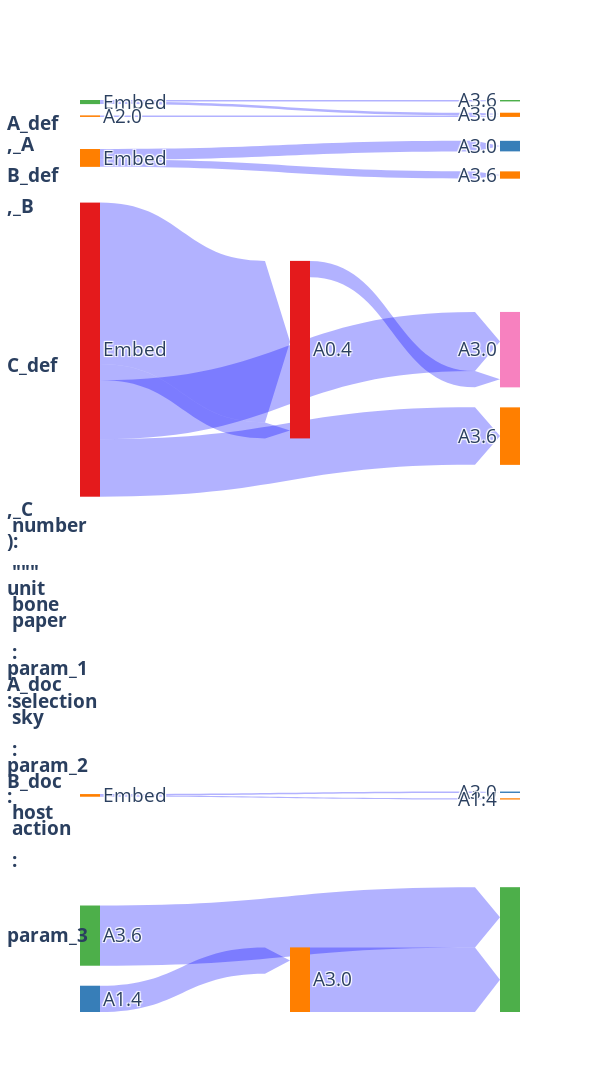

The notebook cell this image was saved under:
### Code cell
fig = draw_seq_graph(
    model=task.model,
    prune_scores=circuit_prune_scores,
    score_threshold=threshold,
    show_all_seq_pos=True,
    orientation="h",
    use_abs=conf.use_abs,
    display_ipython=is_notebook(),
    seq_labels=task.test_loader.seq_labels,
)
fig.write_image(repo_path_to_abs_path(exp_dir / "valid_edge_graph.png"))

### Figure 1 — Plotly figure (JSON) as saved in the notebook; plotly's stock layout.template omitted (floating-point values rounded to 4 significant figures)
{"data": [{"arrangement": "perpendicular", "domain": {"y": [0.9814, 1.0]}, "link": {"arrowlen": 25, "color": ["rgba(0,0,255,0.3)", "rgba(0,0,255,0.3)", "rgba(0,0,255,0.3)"], "label": ["Resid Start->A3.0.K<br>None<br>6.24", "A2.0->A3.0.K<br>None<br>3.57", "Resid Start->A3.6.K<br>None<br>3.33"], "source": [21, 25, 21], "target": [19, 19, 9], "value": [6.236, 3.569, 3.328]}, "node": {"color": ["rgba(0,0,0,0.0)", "rgba(0,0,0,0.0)", "rgba(0,0,0,0.0)", "rgba(0,0,0,0.0)", "rgba(0,0,0,0.0)", "rgba(0,0,0,0.0)", "rgba(0,0,0,0.0)", "rgba(0,0,0,0.0)", "rgba(0,0,0,0.0)", "rgb(77, 175, 74)", "rgba(0,0,0,0.0)", "rgba(0,0,0,0.0)", "rgba(0,0,0,0.0)", "rgba(0,0,0,0.0)", "rgba(0,0,0,0.0)", "rgba(0,0,0,0.0)", "rgba(0,0,0,0.0)", "rgba(0,0,0,0.0)", "rgba(0,0,0,0.0)", "rgb(255, 127, 0)", "rgba(0,0,0,0.0)", "rgb(77, 175, 74)", "rgba(0,0,0,0.0)", "rgba(0,0,0,0.0)", "rgba(0,0,0,0.0)", "rgb(255, 127, 0)", "rgba(0,0,0,0.0)", "rgba(0,0,0,0.0)", "rgba(0,0,0,0.0)", "rgba(0,0,0,0.0)", "rgba(0,0,0,0.0)", "rgba(0,0,0,0.0)", "rgba(0,0,0,0.0)", "rgba(0,0,0,0.0)"], "label": ["", "", "", "", "", "", "", "", "", "A3.6", "", "", "", "", "", "", "", "", "", "A3.0", "", "Embed", "", "", "", "A2.0", "", "", "", "", "", "", "", ""], "line": {"width": 0}}, "orientation": "h", "type": "sankey"}, {"arrangement": "perpendicular", "domain": {"y": [0.964, 0.9727]}, "link": {"arrowlen": 25, "color": [], "label": [], "source": [], "target": [], "value": []}, "node": {"color": ["rgba(0,0,0,0.0)", "rgba(0,0,0,0.0)", "rgba(0,0,0,0.0)", "rgba(0,0,0,0.0)", "rgba(0,0,0,0.0)", "rgba(0,0,0,0.0)", "rgba(0,0,0,0.0)", "rgba(0,0,0,0.0)", "rgba(0,0,0,0.0)", "rgba(0,0,0,0.0)", "rgba(0,0,0,0.0)", "rgba(0,0,0,0.0)", "rgba(0,0,0,0.0)", "rgba(0,0,0,0.0)", "rgba(0,0,0,0.0)", "rgba(0,0,0,0.0)", "rgba(0,0,0,0.0)", "rgba(0,0,0,0.0)", "rgba(0,0,0,0.0)", "rgba(0,0,0,0.0)", "rgba(0,0,0,0.0)", "rgba(0,0,0,0.0)", "rgba(0,0,0,0.0)", "rgba(0,0,0,0.0)", "rgba(0,0,0,0.0)", "rgba(0,0,0,0.0)", "rgba(0,0,0,0.0)", "rgba(0,0,0,0.0)", "rgba(0,0,0,0.0)", "rgba(0,0,0,0.0)", "rgba(0,0,0,0.0)", "rgba(0,0,0,0.0)", "rgba(0,0,0,0.0)", "rgba(0,0,0,0.0)"], "label": ["", "", "", "", "", "", "", "", "", "", "", "", "", "", "", "", "", "", "", "", "", "", "", "", "", "", "", "", "", "", "", "", "", ""], "line": {"width": 0}}, "orientation": "h", "type": "sankey"}, {"arrangement": "perpendicular", "domain": {"y": [0.9137, 0.9552]}, "link": {"arrowlen": 25, "color": ["rgba(0,0,255,0.3)", "rgba(0,0,255,0.3)"], "label": ["Resid Start->A3.0.K<br>None<br>8.09", "Resid Start->A3.6.K<br>None<br>5.61"], "source": [21, 21], "target": [19, 9], "value": [8.094, 5.608]}, "node": {"color": ["rgba(0,0,0,0.0)", "rgba(0,0,0,0.0)", "rgba(0,0,0,0.0)", "rgba(0,0,0,0.0)", "rgba(0,0,0,0.0)", "rgba(0,0,0,0.0)", "rgba(0,0,0,0.0)", "rgba(0,0,0,0.0)", "rgba(0,0,0,0.0)", "rgb(255, 127, 0)", "rgba(0,0,0,0.0)", "rgba(0,0,0,0.0)", "rgba(0,0,0,0.0)", "rgba(0,0,0,0.0)", "rgba(0,0,0,0.0)", "rgba(0,0,0,0.0)", "rgba(0,0,0,0.0)", "rgba(0,0,0,0.0)", "rgba(0,0,0,0.0)", "rgb(55, 126, 184)", "rgba(0,0,0,0.0)", "rgb(255, 127, 0)", "rgba(0,0,0,0.0)", "rgba(0,0,0,0.0)", "rgba(0,0,0,0.0)", "rgba(0,0,0,0.0)", "rgba(0,0,0,0.0)", "rgba(0,0,0,0.0)", "rgba(0,0,0,0.0)", "rgba(0,0,0,0.0)", "rgba(0,0,0,0.0)", "rgba(0,0,0,0.0)", "rgba(0,0,0,0.0)", "rgba(0,0,0,0.0)"], "label": ["", "", "", "", "", "", "", "", "", "A3.6", "", "", "", "", "", "", "", "", "", "A3.0", "", "Embed", "", "", "", "", "", "", "", "", "", "", "", ""], "line": {"width": 0}}, "orientation": "h", "type": "sankey"}, {"arrangement": "perpendicular", "domain": {"y": [0.8962, 0.905]}, "link": {"arrowlen": 25, "color": [], "label": [], "source": [], "target": [], "value": []}, "node": {"color": ["rgba(0,0,0,0.0)", "rgba(0,0,0,0.0)", "rgba(0,0,0,0.0)", "rgba(0,0,0,0.0)", "rgba(0,0,0,0.0)", "rgba(0,0,0,0.0)", "rgba(0,0,0,0.0)", "rgba(0,0,0,0.0)", "rgba(0,0,0,0.0)", "rgba(0,0,0,0.0)", "rgba(0,0,0,0.0)", "rgba(0,0,0,0.0)", "rgba(0,0,0,0.0)", "rgba(0,0,0,0.0)", "rgba(0,0,0,0.0)", "rgba(0,0,0,0.0)", "rgba(0,0,0,0.0)", "rgba(0,0,0,0.0)", "rgba(0,0,0,0.0)", "rgba(0,0,0,0.0)", "rgba(0,0,0,0.0)", "rgba(0,0,0,0.0)", "rgba(0,0,0,0.0)", "rgba(0,0,0,0.0)", "rgba(0,0,0,0.0)", "rgba(0,0,0,0.0)", "rgba(0,0,0,0.0)", "rgba(0,0,0,0.0)", "rgba(0,0,0,0.0)", "rgba(0,0,0,0.0)", "rgba(0,0,0,0.0)", "rgba(0,0,0,0.0)", "rgba(0,0,0,0.0)", "rgba(0,0,0,0.0)"], "label": ["", "", "", "", "", "", "", "", "", "", "", "", "", "", "", "", "", "", "", "", "", "", "", "", "", "", "", "", "", "", "", "", "", ""], "line": {"width": 0}}, "orientation": "h", "type": "sankey"}, {"arrangement": "perpendicular", "domain": {"y": [0.565, 0.8875]}, "link": {"arrowlen": 25, "color": ["rgba(0,0,255,0.3)", "rgba(0,0,255,0.3)", "rgba(0,0,255,0.3)", "rgba(0,0,255,0.3)", "rgba(0,0,255,0.3)"], "label": ["A0.4->A3.0.K<br>None<br>3.76", "Resid Start->A3.6.V<br>None<br>13.23", "Resid Start->A0.4.Q<br>None<br>37.13", "Resid Start->A3.0.V<br>None<br>13.58", "Resid Start->A0.4.V<br>None<br>3.68"], "source": [27, 21, 21, 21, 21], "target": [19, 9, 27, 19, 27], "value": [3.757, 13.23, 37.13, 13.58, 3.684]}, "node": {"color": ["rgba(0,0,0,0.0)", "rgba(0,0,0,0.0)", "rgba(0,0,0,0.0)", "rgba(0,0,0,0.0)", "rgba(0,0,0,0.0)", "rgba(0,0,0,0.0)", "rgba(0,0,0,0.0)", "rgba(0,0,0,0.0)", "rgba(0,0,0,0.0)", "rgb(255, 127, 0)", "rgba(0,0,0,0.0)", "rgba(0,0,0,0.0)", "rgba(0,0,0,0.0)", "rgba(0,0,0,0.0)", "rgba(0,0,0,0.0)", "rgba(0,0,0,0.0)", "rgba(0,0,0,0.0)", "rgba(0,0,0,0.0)", "rgba(0,0,0,0.0)", "rgb(247, 129, 191)", "rgba(0,0,0,0.0)", "rgb(228, 26, 28)", "rgba(0,0,0,0.0)", "rgba(0,0,0,0.0)", "rgba(0,0,0,0.0)", "rgba(0,0,0,0.0)", "rgba(0,0,0,0.0)", "rgb(228, 26, 28)", "rgba(0,0,0,0.0)", "rgba(0,0,0,0.0)", "rgba(0,0,0,0.0)", "rgba(0,0,0,0.0)", "rgba(0,0,0,0.0)", "rgba(0,0,0,0.0)"], "label": ["", "", "", "", "", "", "", "", "", "A3.6", "", "", "", "", "", "", "", "", "", "A3.0", "", "Embed", "", "", "", "", "", "A0.4", "", "", "", "", "", ""], "line": {"width": 0}}, "orientation": "h", "type": "sankey"}, {"arrangement": "perpendicular", "domain": {"y": [0.5475, 0.5563]}, "link": {"arrowlen": 25, "color": [], "label": [], "source": [], "target": [], "value": []}, "node": {"color": ["rgba(0,0,0,0.0)", "rgba(0,0,0,0.0)", "rgba(0,0,0,0.0)", "rgba(0,0,0,0.0)", "rgba(0,0,0,0.0)", "rgba(0,0,0,0.0)", "rgba(0,0,0,0.0)", "rgba(0,0,0,0.0)", "rgba(0,0,0,0.0)", "rgba(0,0,0,0.0)", "rgba(0,0,0,0.0)", "rgba(0,0,0,0.0)", "rgba(0,0,0,0.0)", "rgba(0,0,0,0.0)", "rgba(0,0,0,0.0)", "rgba(0,0,0,0.0)", "rgba(0,0,0,0.0)", "rgba(0,0,0,0.0)", "rgba(0,0,0,0.0)", "rgba(0,0,0,0.0)", "rgba(0,0,0,0.0)", "rgba(0,0,0,0.0)", "rgba(0,0,0,0.0)", "rgba(0,0,0,0.0)", "rgba(0,0,0,0.0)", "rgba(0,0,0,0.0)", "rgba(0,0,0,0.0)", "rgba(0,0,0,0.0)", "rgba(0,0,0,0.0)", "rgba(0,0,0,0.0)", "rgba(0,0,0,0.0)", "rgba(0,0,0,0.0)", "rgba(0,0,0,0.0)", "rgba(0,0,0,0.0)"], "label": ["", "", "", "", "", "", "", "", "", "", "", "", "", "", "", "", "", "", "", "", "", "", "", "", "", "", "", "", "", "", "", "", "", ""], "line": {"width": 0}}, "orientation": "h", "type": "sankey"}, {"arrangement": "perpendicular", "domain": {"y": [0.5301, 0.5388]}, "link": {"arrowlen": 25, "color": [], "label": [], "source": [], "target": [], "value": []}, "node": {"color": ["rgba(0,0,0,0.0)", "rgba(0,0,0,0.0)", "rgba(0,0,0,0.0)", "rgba(0,0,0,0.0)", "rgba(0,0,0,0.0)", "rgba(0,0,0,0.0)", "rgba(0,0,0,0.0)", "rgba(0,0,0,0.0)", "rgba(0,0,0,0.0)", "rgba(0,0,0,0.0)", "rgba(0,0,0,0.0)", "rgba(0,0,0,0.0)", "rgba(0,0,0,0.0)", "rgba(0,0,0,0.0)", "rgba(0,0,0,0.0)", "rgba(0,0,0,0.0)", "rgba(0,0,0,0.0)", "rgba(0,0,0,0.0)", "rgba(0,0,0,0.0)", "rgba(0,0,0,0.0)", "rgba(0,0,0,0.0)", "rgba(0,0,0,0.0)", "rgba(0,0,0,0.0)", "rgba(0,0,0,0.0)", "rgba(0,0,0,0.0)", "rgba(0,0,0,0.0)", "rgba(0,0,0,0.0)", "rgba(0,0,0,0.0)", "rgba(0,0,0,0.0)", "rgba(0,0,0,0.0)", "rgba(0,0,0,0.0)", "rgba(0,0,0,0.0)", "rgba(0,0,0,0.0)", "rgba(0,0,0,0.0)"], "label": ["", "", "", "", "", "", "", "", "", "", "", "", "", "", "", "", "", "", "", "", "", "", "", "", "", "", "", "", "", "", "", "", "", ""], "line": {"width": 0}}, "orientation": "h", "type": "sankey"}, {"arrangement": "perpendicular", "domain": {"y": [0.5126, 0.5213]}, "link": {"arrowlen": 25, "color": [], "label": [], "source": [], "target": [], "value": []}, "node": {"color": ["rgba(0,0,0,0.0)", "rgba(0,0,0,0.0)", "rgba(0,0,0,0.0)", "rgba(0,0,0,0.0)", "rgba(0,0,0,0.0)", "rgba(0,0,0,0.0)", "rgba(0,0,0,0.0)", "rgba(0,0,0,0.0)", "rgba(0,0,0,0.0)", "rgba(0,0,0,0.0)", "rgba(0,0,0,0.0)", "rgba(0,0,0,0.0)", "rgba(0,0,0,0.0)", "rgba(0,0,0,0.0)", "rgba(0,0,0,0.0)", "rgba(0,0,0,0.0)", "rgba(0,0,0,0.0)", "rgba(0,0,0,0.0)", "rgba(0,0,0,0.0)", "rgba(0,0,0,0.0)", "rgba(0,0,0,0.0)", "rgba(0,0,0,0.0)", "rgba(0,0,0,0.0)", "rgba(0,0,0,0.0)", "rgba(0,0,0,0.0)", "rgba(0,0,0,0.0)", "rgba(0,0,0,0.0)", "rgba(0,0,0,0.0)", "rgba(0,0,0,0.0)", "rgba(0,0,0,0.0)", "rgba(0,0,0,0.0)", "rgba(0,0,0,0.0)", "rgba(0,0,0,0.0)", "rgba(0,0,0,0.0)"], "label": ["", "", "", "", "", "", "", "", "", "", "", "", "", "", "", "", "", "", "", "", "", "", "", "", "", "", "", "", "", "", "", "", "", ""], "line": {"width": 0}}, "orientation": "h", "type": "sankey"}, {"arrangement": "perpendicular", "domain": {"y": [0.4951, 0.5038]}, "link": {"arrowlen": 25, "color": [], "label": [], "source": [], "target": [], "value": []}, "node": {"color": ["rgba(0,0,0,0.0)", "rgba(0,0,0,0.0)", "rgba(0,0,0,0.0)", "rgba(0,0,0,0.0)", "rgba(0,0,0,0.0)", "rgba(0,0,0,0.0)", "rgba(0,0,0,0.0)", "rgba(0,0,0,0.0)", "rgba(0,0,0,0.0)", "rgba(0,0,0,0.0)", "rgba(0,0,0,0.0)", "rgba(0,0,0,0.0)", "rgba(0,0,0,0.0)", "rgba(0,0,0,0.0)", "rgba(0,0,0,0.0)", "rgba(0,0,0,0.0)", "rgba(0,0,0,0.0)", "rgba(0,0,0,0.0)", "rgba(0,0,0,0.0)", "rgba(0,0,0,0.0)", "rgba(0,0,0,0.0)", "rgba(0,0,0,0.0)", "rgba(0,0,0,0.0)", "rgba(0,0,0,0.0)", "rgba(0,0,0,0.0)", "rgba(0,0,0,0.0)", "rgba(0,0,0,0.0)", "rgba(0,0,0,0.0)", "rgba(0,0,0,0.0)", "rgba(0,0,0,0.0)", "rgba(0,0,0,0.0)", "rgba(0,0,0,0.0)", "rgba(0,0,0,0.0)", "rgba(0,0,0,0.0)"], "label": ["", "", "", "", "", "", "", "", "", "", "", "", "", "", "", "", "", "", "", "", "", "", "", "", "", "", "", "", "", "", "", "", "", ""], "line": {"width": 0}}, "orientation": "h", "type": "sankey"}, {"arrangement": "perpendicular", "domain": {"y": [0.4776, 0.4864]}, "link": {"arrowlen": 25, "color": [], "label": [], "source": [], "target": [], "value": []}, "node": {"color": ["rgba(0,0,0,0.0)", "rgba(0,0,0,0.0)", "rgba(0,0,0,0.0)", "rgba(0,0,0,0.0)", "rgba(0,0,0,0.0)", "rgba(0,0,0,0.0)", "rgba(0,0,0,0.0)", "rgba(0,0,0,0.0)", "rgba(0,0,0,0.0)", "rgba(0,0,0,0.0)", "rgba(0,0,0,0.0)", "rgba(0,0,0,0.0)", "rgba(0,0,0,0.0)", "rgba(0,0,0,0.0)", "rgba(0,0,0,0.0)", "rgba(0,0,0,0.0)", "rgba(0,0,0,0.0)", "rgba(0,0,0,0.0)", "rgba(0,0,0,0.0)", "rgba(0,0,0,0.0)", "rgba(0,0,0,0.0)", "rgba(0,0,0,0.0)", "rgba(0,0,0,0.0)", "rgba(0,0,0,0.0)", "rgba(0,0,0,0.0)", "rgba(0,0,0,0.0)", "rgba(0,0,0,0.0)", "rgba(0,0,0,0.0)", "rgba(0,0,0,0.0)", "rgba(0,0,0,0.0)", "rgba(0,0,0,0.0)", "rgba(0,0,0,0.0)", "rgba(0,0,0,0.0)", "rgba(0,0,0,0.0)"], "label": ["", "", "", "", "", "", "", "", "", "", "", "", "", "", "", "", "", "", "", "", "", "", "", "", "", "", "", "", "", "", "", "", "", ""], "line": {"width": 0}}, "orientation": "h", "type": "sankey"}, {"arrangement": "perpendicular", "domain": {"y": [0.4602, 0.4689]}, "link": {"arrowlen": 25, "color": [], "label": [], "source": [], "target": [], "value": []}, "node": {"color": ["rgba(0,0,0,0.0)", "rgba(0,0,0,0.0)", "rgba(0,0,0,0.0)", "rgba(0,0,0,0.0)", "rgba(0,0,0,0.0)", "rgba(0,0,0,0.0)", "rgba(0,0,0,0.0)", "rgba(0,0,0,0.0)", "rgba(0,0,0,0.0)", "rgba(0,0,0,0.0)", "rgba(0,0,0,0.0)", "rgba(0,0,0,0.0)", "rgba(0,0,0,0.0)", "rgba(0,0,0,0.0)", "rgba(0,0,0,0.0)", "rgba(0,0,0,0.0)", "rgba(0,0,0,0.0)", "rgba(0,0,0,0.0)", "rgba(0,0,0,0.0)", "rgba(0,0,0,0.0)", "rgba(0,0,0,0.0)", "rgba(0,0,0,0.0)", "rgba(0,0,0,0.0)", "rgba(0,0,0,0.0)", "rgba(0,0,0,0.0)", "rgba(0,0,0,0.0)", "rgba(0,0,0,0.0)", "rgba(0,0,0,0.0)", "rgba(0,0,0,0.0)", "rgba(0,0,0,0.0)", "rgba(0,0,0,0.0)", "rgba(0,0,0,0.0)", "rgba(0,0,0,0.0)", "rgba(0,0,0,0.0)"], "label": ["", "", "", "", "", "", "", "", "", "", "", "", "", "", "", "", "", "", "", "", "", "", "", "", "", "", "", "", "", "", "", "", "", ""], "line": {"width": 0}}, "orientation": "h", "type": "sankey"}, {"arrangement": "perpendicular", "domain": {"y": [0.4427, 0.4514]}, "link": {"arrowlen": 25, "color": [], "label": [], "source": [], "target": [], "value": []}, "node": {"color": ["rgba(0,0,0,0.0)", "rgba(0,0,0,0.0)", "rgba(0,0,0,0.0)", "rgba(0,0,0,0.0)", "rgba(0,0,0,0.0)", "rgba(0,0,0,0.0)", "rgba(0,0,0,0.0)", "rgba(0,0,0,0.0)", "rgba(0,0,0,0.0)", "rgba(0,0,0,0.0)", "rgba(0,0,0,0.0)", "rgba(0,0,0,0.0)", "rgba(0,0,0,0.0)", "rgba(0,0,0,0.0)", "rgba(0,0,0,0.0)", "rgba(0,0,0,0.0)", "rgba(0,0,0,0.0)", "rgba(0,0,0,0.0)", "rgba(0,0,0,0.0)", "rgba(0,0,0,0.0)", "rgba(0,0,0,0.0)", "rgba(0,0,0,0.0)", "rgba(0,0,0,0.0)", "rgba(0,0,0,0.0)", "rgba(0,0,0,0.0)", "rgba(0,0,0,0.0)", "rgba(0,0,0,0.0)", "rgba(0,0,0,0.0)", "rgba(0,0,0,0.0)", "rgba(0,0,0,0.0)", "rgba(0,0,0,0.0)", "rgba(0,0,0,0.0)", "rgba(0,0,0,0.0)", "rgba(0,0,0,0.0)"], "label": ["", "", "", "", "", "", "", "", "", "", "", "", "", "", "", "", "", "", "", "", "", "", "", "", "", "", "", "", "", "", "", "", "", ""], "line": {"width": 0}}, "orientation": "h", "type": "sankey"}, {"arrangement": "perpendicular", "domain": {"y": [0.4252, 0.4339]}, "link": {"arrowlen": 25, "color": [], "label": [], "source": [], "target": [], "value": []}, "node": {"color": ["rgba(0,0,0,0.0)", "rgba(0,0,0,0.0)", "rgba(0,0,0,0.0)", "rgba(0,0,0,0.0)", "rgba(0,0,0,0.0)", "rgba(0,0,0,0.0)", "rgba(0,0,0,0.0)", "rgba(0,0,0,0.0)", "rgba(0,0,0,0.0)", "rgba(0,0,0,0.0)", "rgba(0,0,0,0.0)", "rgba(0,0,0,0.0)", "rgba(0,0,0,0.0)", "rgba(0,0,0,0.0)", "rgba(0,0,0,0.0)", "rgba(0,0,0,0.0)", "rgba(0,0,0,0.0)", "rgba(0,0,0,0.0)", "rgba(0,0,0,0.0)", "rgba(0,0,0,0.0)", "rgba(0,0,0,0.0)", "rgba(0,0,0,0.0)", "rgba(0,0,0,0.0)", "rgba(0,0,0,0.0)", "rgba(0,0,0,0.0)", "rgba(0,0,0,0.0)", "rgba(0,0,0,0.0)", "rgba(0,0,0,0.0)", "rgba(0,0,0,0.0)", "rgba(0,0,0,0.0)", "rgba(0,0,0,0.0)", "rgba(0,0,0,0.0)", "rgba(0,0,0,0.0)", "rgba(0,0,0,0.0)"], "label": ["", "", "", "", "", "", "", "", "", "", "", "", "", "", "", "", "", "", "", "", "", "", "", "", "", "", "", "", "", "", "", "", "", ""], "line": {"width": 0}}, "orientation": "h", "type": "sankey"}, {"arrangement": "perpendicular", "domain": {"y": [0.4077, 0.4165]}, "link": {"arrowlen": 25, "color": [], "label": [], "source": [], "target": [], "value": []}, "node": {"color": ["rgba(0,0,0,0.0)", "rgba(0,0,0,0.0)", "rgba(0,0,0,0.0)", "rgba(0,0,0,0.0)", "rgba(0,0,0,0.0)", "rgba(0,0,0,0.0)", "rgba(0,0,0,0.0)", "rgba(0,0,0,0.0)", "rgba(0,0,0,0.0)", "rgba(0,0,0,0.0)", "rgba(0,0,0,0.0)", "rgba(0,0,0,0.0)", "rgba(0,0,0,0.0)", "rgba(0,0,0,0.0)", "rgba(0,0,0,0.0)", "rgba(0,0,0,0.0)", "rgba(0,0,0,0.0)", "rgba(0,0,0,0.0)", "rgba(0,0,0,0.0)", "rgba(0,0,0,0.0)", "rgba(0,0,0,0.0)", "rgba(0,0,0,0.0)", "rgba(0,0,0,0.0)", "rgba(0,0,0,0.0)", "rgba(0,0,0,0.0)", "rgba(0,0,0,0.0)", "rgba(0,0,0,0.0)", "rgba(0,0,0,0.0)", "rgba(0,0,0,0.0)", "rgba(0,0,0,0.0)", "rgba(0,0,0,0.0)", "rgba(0,0,0,0.0)", "rgba(0,0,0,0.0)", "rgba(0,0,0,0.0)"], "label": ["", "", "", "", "", "", "", "", "", "", "", "", "", "", "", "", "", "", "", "", "", "", "", "", "", "", "", "", "", "", "", "", "", ""], "line": {"width": 0}}, "orientation": "h", "type": "sankey"}, {"arrangement": "perpendicular", "domain": {"y": [0.3903, 0.399]}, "link": {"arrowlen": 25, "color": [], "label": [], "source": [], "target": [], "value": []}, "node": {"color": ["rgba(0,0,0,0.0)", "rgba(0,0,0,0.0)", "rgba(0,0,0,0.0)", "rgba(0,0,0,0.0)", "rgba(0,0,0,0.0)", "rgba(0,0,0,0.0)", "rgba(0,0,0,0.0)", "rgba(0,0,0,0.0)", "rgba(0,0,0,0.0)", "rgba(0,0,0,0.0)", "rgba(0,0,0,0.0)", "rgba(0,0,0,0.0)", "rgba(0,0,0,0.0)", "rgba(0,0,0,0.0)", "rgba(0,0,0,0.0)", "rgba(0,0,0,0.0)", "rgba(0,0,0,0.0)", "rgba(0,0,0,0.0)", "rgba(0,0,0,0.0)", "rgba(0,0,0,0.0)", "rgba(0,0,0,0.0)", "rgba(0,0,0,0.0)", "rgba(0,0,0,0.0)", "rgba(0,0,0,0.0)", "rgba(0,0,0,0.0)", "rgba(0,0,0,0.0)", "rgba(0,0,0,0.0)", "rgba(0,0,0,0.0)", "rgba(0,0,0,0.0)", "rgba(0,0,0,0.0)", "rgba(0,0,0,0.0)", "rgba(0,0,0,0.0)", "rgba(0,0,0,0.0)", "rgba(0,0,0,0.0)"], "label": ["", "", "", "", "", "", "", "", "", "", "", "", "", "", "", "", "", "", "", "", "", "", "", "", "", "", "", "", "", "", "", "", "", ""], "line": {"width": 0}}, "orientation": "h", "type": "sankey"}, {"arrangement": "perpendicular", "domain": {"y": [0.3728, 0.3815]}, "link": {"arrowlen": 25, "color": [], "label": [], "source": [], "target": [], "value": []}, "node": {"color": ["rgba(0,0,0,0.0)", "rgba(0,0,0,0.0)", "rgba(0,0,0,0.0)", "rgba(0,0,0,0.0)", "rgba(0,0,0,0.0)", "rgba(0,0,0,0.0)", "rgba(0,0,0,0.0)", "rgba(0,0,0,0.0)", "rgba(0,0,0,0.0)", "rgba(0,0,0,0.0)", "rgba(0,0,0,0.0)", "rgba(0,0,0,0.0)", "rgba(0,0,0,0.0)", "rgba(0,0,0,0.0)", "rgba(0,0,0,0.0)", "rgba(0,0,0,0.0)", "rgba(0,0,0,0.0)", "rgba(0,0,0,0.0)", "rgba(0,0,0,0.0)", "rgba(0,0,0,0.0)", "rgba(0,0,0,0.0)", "rgba(0,0,0,0.0)", "rgba(0,0,0,0.0)", "rgba(0,0,0,0.0)", "rgba(0,0,0,0.0)", "rgba(0,0,0,0.0)", "rgba(0,0,0,0.0)", "rgba(0,0,0,0.0)", "rgba(0,0,0,0.0)", "rgba(0,0,0,0.0)", "rgba(0,0,0,0.0)", "rgba(0,0,0,0.0)", "rgba(0,0,0,0.0)", "rgba(0,0,0,0.0)"], "label": ["", "", "", "", "", "", "", "", "", "", "", "", "", "", "", "", "", "", "", "", "", "", "", "", "", "", "", "", "", "", "", "", "", ""], "line": {"width": 0}}, "orientation": "h", "type": "sankey"}, {"arrangement": "perpendicular", "domain": {"y": [0.3553, 0.364]}, "link": {"arrowlen": 25, "color": [], "label": [], "source": [], "target": [], "value": []}, "node": {"color": ["rgba(0,0,0,0.0)", "rgba(0,0,0,0.0)", "rgba(0,0,0,0.0)", "rgba(0,0,0,0.0)", "rgba(0,0,0,0.0)", "rgba(0,0,0,0.0)", "rgba(0,0,0,0.0)", "rgba(0,0,0,0.0)", "rgba(0,0,0,0.0)", "rgba(0,0,0,0.0)", "rgba(0,0,0,0.0)", "rgba(0,0,0,0.0)", "rgba(0,0,0,0.0)", "rgba(0,0,0,0.0)", "rgba(0,0,0,0.0)", "rgba(0,0,0,0.0)", "rgba(0,0,0,0.0)", "rgba(0,0,0,0.0)", "rgba(0,0,0,0.0)", "rgba(0,0,0,0.0)", "rgba(0,0,0,0.0)", "rgba(0,0,0,0.0)", "rgba(0,0,0,0.0)", "rgba(0,0,0,0.0)", "rgba(0,0,0,0.0)", "rgba(0,0,0,0.0)", "rgba(0,0,0,0.0)", "rgba(0,0,0,0.0)", "rgba(0,0,0,0.0)", "rgba(0,0,0,0.0)", "rgba(0,0,0,0.0)", "rgba(0,0,0,0.0)", "rgba(0,0,0,0.0)", "rgba(0,0,0,0.0)"], "label": ["", "", "", "", "", "", "", "", "", "", "", "", "", "", "", "", "", "", "", "", "", "", "", "", "", "", "", "", "", "", "", "", "", ""], "line": {"width": 0}}, "orientation": "h", "type": "sankey"}, {"arrangement": "perpendicular", "domain": {"y": [0.3378, 0.3466]}, "link": {"arrowlen": 25, "color": [], "label": [], "source": [], "target": [], "value": []}, "node": {"color": ["rgba(0,0,0,0.0)", "rgba(0,0,0,0.0)", "rgba(0,0,0,0.0)", "rgba(0,0,0,0.0)", "rgba(0,0,0,0.0)", "rgba(0,0,0,0.0)", "rgba(0,0,0,0.0)", "rgba(0,0,0,0.0)", "rgba(0,0,0,0.0)", "rgba(0,0,0,0.0)", "rgba(0,0,0,0.0)", "rgba(0,0,0,0.0)", "rgba(0,0,0,0.0)", "rgba(0,0,0,0.0)", "rgba(0,0,0,0.0)", "rgba(0,0,0,0.0)", "rgba(0,0,0,0.0)", "rgba(0,0,0,0.0)", "rgba(0,0,0,0.0)", "rgba(0,0,0,0.0)", "rgba(0,0,0,0.0)", "rgba(0,0,0,0.0)", "rgba(0,0,0,0.0)", "rgba(0,0,0,0.0)", "rgba(0,0,0,0.0)", "rgba(0,0,0,0.0)", "rgba(0,0,0,0.0)", "rgba(0,0,0,0.0)", "rgba(0,0,0,0.0)", "rgba(0,0,0,0.0)", "rgba(0,0,0,0.0)", "rgba(0,0,0,0.0)", "rgba(0,0,0,0.0)", "rgba(0,0,0,0.0)"], "label": ["", "", "", "", "", "", "", "", "", "", "", "", "", "", "", "", "", "", "", "", "", "", "", "", "", "", "", "", "", "", "", "", "", ""], "line": {"width": 0}}, "orientation": "h", "type": "sankey"}, {"arrangement": "perpendicular", "domain": {"y": [0.3204, 0.3291]}, "link": {"arrowlen": 25, "color": [], "label": [], "source": [], "target": [], "value": []}, "node": {"color": ["rgba(0,0,0,0.0)", "rgba(0,0,0,0.0)", "rgba(0,0,0,0.0)", "rgba(0,0,0,0.0)", "rgba(0,0,0,0.0)", "rgba(0,0,0,0.0)", "rgba(0,0,0,0.0)", "rgba(0,0,0,0.0)", "rgba(0,0,0,0.0)", "rgba(0,0,0,0.0)", "rgba(0,0,0,0.0)", "rgba(0,0,0,0.0)", "rgba(0,0,0,0.0)", "rgba(0,0,0,0.0)", "rgba(0,0,0,0.0)", "rgba(0,0,0,0.0)", "rgba(0,0,0,0.0)", "rgba(0,0,0,0.0)", "rgba(0,0,0,0.0)", "rgba(0,0,0,0.0)", "rgba(0,0,0,0.0)", "rgba(0,0,0,0.0)", "rgba(0,0,0,0.0)", "rgba(0,0,0,0.0)", "rgba(0,0,0,0.0)", "rgba(0,0,0,0.0)", "rgba(0,0,0,0.0)", "rgba(0,0,0,0.0)", "rgba(0,0,0,0.0)", "rgba(0,0,0,0.0)", "rgba(0,0,0,0.0)", "rgba(0,0,0,0.0)", "rgba(0,0,0,0.0)", "rgba(0,0,0,0.0)"], "label": ["", "", "", "", "", "", "", "", "", "", "", "", "", "", "", "", "", "", "", "", "", "", "", "", "", "", "", "", "", "", "", "", "", ""], "line": {"width": 0}}, "orientation": "h", "type": "sankey"}, {"arrangement": "perpendicular", "domain": {"y": [0.3029, 0.3116]}, "link": {"arrowlen": 25, "color": [], "label": [], "source": [], "target": [], "value": []}, "node": {"color": ["rgba(0,0,0,0.0)", "rgba(0,0,0,0.0)", "rgba(0,0,0,0.0)", "rgba(0,0,0,0.0)", "rgba(0,0,0,0.0)", "rgba(0,0,0,0.0)", "rgba(0,0,0,0.0)", "rgba(0,0,0,0.0)", "rgba(0,0,0,0.0)", "rgba(0,0,0,0.0)", "rgba(0,0,0,0.0)", "rgba(0,0,0,0.0)", "rgba(0,0,0,0.0)", "rgba(0,0,0,0.0)", "rgba(0,0,0,0.0)", "rgba(0,0,0,0.0)", "rgba(0,0,0,0.0)", "rgba(0,0,0,0.0)", "rgba(0,0,0,0.0)", "rgba(0,0,0,0.0)", "rgba(0,0,0,0.0)", "rgba(0,0,0,0.0)", "rgba(0,0,0,0.0)", "rgba(0,0,0,0.0)", "rgba(0,0,0,0.0)", "rgba(0,0,0,0.0)", "rgba(0,0,0,0.0)", "rgba(0,0,0,0.0)", "rgba(0,0,0,0.0)", "rgba(0,0,0,0.0)", "rgba(0,0,0,0.0)", "rgba(0,0,0,0.0)", "rgba(0,0,0,0.0)", "rgba(0,0,0,0.0)"], "label": ["", "", "", "", "", "", "", "", "", "", "", "", "", "", "", "", "", "", "", "", "", "", "", "", "", "", "", "", "", "", "", "", "", ""], "line": {"width": 0}}, "orientation": "h", "type": "sankey"}, {"arrangement": "perpendicular", "domain": {"y": [0.2854, 0.2941]}, "link": {"arrowlen": 25, "color": [], "label": [], "source": [], "target": [], "value": []}, "node": {"color": ["rgba(0,0,0,0.0)", "rgba(0,0,0,0.0)", "rgba(0,0,0,0.0)", "rgba(0,0,0,0.0)", "rgba(0,0,0,0.0)", "rgba(0,0,0,0.0)", "rgba(0,0,0,0.0)", "rgba(0,0,0,0.0)", "rgba(0,0,0,0.0)", "rgba(0,0,0,0.0)", "rgba(0,0,0,0.0)", "rgba(0,0,0,0.0)", "rgba(0,0,0,0.0)", "rgba(0,0,0,0.0)", "rgba(0,0,0,0.0)", "rgba(0,0,0,0.0)", "rgba(0,0,0,0.0)", "rgba(0,0,0,0.0)", "rgba(0,0,0,0.0)", "rgba(0,0,0,0.0)", "rgba(0,0,0,0.0)", "rgba(0,0,0,0.0)", "rgba(0,0,0,0.0)", "rgba(0,0,0,0.0)", "rgba(0,0,0,0.0)", "rgba(0,0,0,0.0)", "rgba(0,0,0,0.0)", "rgba(0,0,0,0.0)", "rgba(0,0,0,0.0)", "rgba(0,0,0,0.0)", "rgba(0,0,0,0.0)", "rgba(0,0,0,0.0)", "rgba(0,0,0,0.0)", "rgba(0,0,0,0.0)"], "label": ["", "", "", "", "", "", "", "", "", "", "", "", "", "", "", "", "", "", "", "", "", "", "", "", "", "", "", "", "", "", "", "", "", ""], "line": {"width": 0}}, "orientation": "h", "type": "sankey"}, {"arrangement": "perpendicular", "domain": {"y": [0.2679, 0.2767]}, "link": {"arrowlen": 25, "color": [], "label": [], "source": [], "target": [], "value": []}, "node": {"color": ["rgba(0,0,0,0.0)", "rgba(0,0,0,0.0)", "rgba(0,0,0,0.0)", "rgba(0,0,0,0.0)", "rgba(0,0,0,0.0)", "rgba(0,0,0,0.0)", "rgba(0,0,0,0.0)", "rgba(0,0,0,0.0)", "rgba(0,0,0,0.0)", "rgba(0,0,0,0.0)", "rgba(0,0,0,0.0)", "rgba(0,0,0,0.0)", "rgba(0,0,0,0.0)", "rgba(0,0,0,0.0)", "rgba(0,0,0,0.0)", "rgba(0,0,0,0.0)", "rgba(0,0,0,0.0)", "rgba(0,0,0,0.0)", "rgba(0,0,0,0.0)", "rgba(0,0,0,0.0)", "rgba(0,0,0,0.0)", "rgba(0,0,0,0.0)", "rgba(0,0,0,0.0)", "rgba(0,0,0,0.0)", "rgba(0,0,0,0.0)", "rgba(0,0,0,0.0)", "rgba(0,0,0,0.0)", "rgba(0,0,0,0.0)", "rgba(0,0,0,0.0)", "rgba(0,0,0,0.0)", "rgba(0,0,0,0.0)", "rgba(0,0,0,0.0)", "rgba(0,0,0,0.0)", "rgba(0,0,0,0.0)"], "label": ["", "", "", "", "", "", "", "", "", "", "", "", "", "", "", "", "", "", "", "", "", "", "", "", "", "", "", "", "", "", "", "", "", ""], "line": {"width": 0}}, "orientation": "h", "type": "sankey"}, {"arrangement": "perpendicular", "domain": {"y": [0.2504, 0.2592]}, "link": {"arrowlen": 25, "color": [], "label": [], "source": [], "target": [], "value": []}, "node": {"color": ["rgba(0,0,0,0.0)", "rgba(0,0,0,0.0)", "rgba(0,0,0,0.0)", "rgba(0,0,0,0.0)", "rgba(0,0,0,0.0)", "rgba(0,0,0,0.0)", "rgba(0,0,0,0.0)", "rgba(0,0,0,0.0)", "rgba(0,0,0,0.0)", "rgba(0,0,0,0.0)", "rgba(0,0,0,0.0)", "rgba(0,0,0,0.0)", "rgba(0,0,0,0.0)", "rgba(0,0,0,0.0)", "rgba(0,0,0,0.0)", "rgba(0,0,0,0.0)", "rgba(0,0,0,0.0)", "rgba(0,0,0,0.0)", "rgba(0,0,0,0.0)", "rgba(0,0,0,0.0)", "rgba(0,0,0,0.0)", "rgba(0,0,0,0.0)", "rgba(0,0,0,0.0)", "rgba(0,0,0,0.0)", "rgba(0,0,0,0.0)", "rgba(0,0,0,0.0)", "rgba(0,0,0,0.0)", "rgba(0,0,0,0.0)", "rgba(0,0,0,0.0)", "rgba(0,0,0,0.0)", "rgba(0,0,0,0.0)", "rgba(0,0,0,0.0)", "rgba(0,0,0,0.0)", "rgba(0,0,0,0.0)"], "label": ["", "", "", "", "", "", "", "", "", "", "", "", "", "", "", "", "", "", "", "", "", "", "", "", "", "", "", "", "", "", "", "", "", ""], "line": {"width": 0}}, "orientation": "h", "type": "sankey"}, {"arrangement": "perpendicular", "domain": {"y": [0.233, 0.2417]}, "link": {"arrowlen": 25, "color": ["rgba(0,0,255,0.3)", "rgba(0,0,255,0.3)"], "label": ["Resid Start->A3.0.K<br>None<br>3.94", "Resid Start->A1.4.V<br>None<br>3.54"], "source": [21, 21], "target": [19, 20], "value": [3.942, 3.538]}, "node": {"color": ["rgba(0,0,0,0.0)", "rgba(0,0,0,0.0)", "rgba(0,0,0,0.0)", "rgba(0,0,0,0.0)", "rgba(0,0,0,0.0)", "rgba(0,0,0,0.0)", "rgba(0,0,0,0.0)", "rgba(0,0,0,0.0)", "rgba(0,0,0,0.0)", "rgba(0,0,0,0.0)", "rgba(0,0,0,0.0)", "rgba(0,0,0,0.0)", "rgba(0,0,0,0.0)", "rgba(0,0,0,0.0)", "rgba(0,0,0,0.0)", "rgba(0,0,0,0.0)", "rgba(0,0,0,0.0)", "rgba(0,0,0,0.0)", "rgba(0,0,0,0.0)", "rgb(55, 126, 184)", "rgb(255, 127, 0)", "rgb(255, 127, 0)", "rgba(0,0,0,0.0)", "rgba(0,0,0,0.0)", "rgba(0,0,0,0.0)", "rgba(0,0,0,0.0)", "rgba(0,0,0,0.0)", "rgba(0,0,0,0.0)", "rgba(0,0,0,0.0)", "rgba(0,0,0,0.0)", "rgba(0,0,0,0.0)", "rgba(0,0,0,0.0)", "rgba(0,0,0,0.0)", "rgba(0,0,0,0.0)"], "label": ["", "", "", "", "", "", "", "", "", "", "", "", "", "", "", "", "", "", "", "A3.0", "A1.4", "Embed", "", "", "", "", "", "", "", "", "", "", "", ""], "line": {"width": 0}}, "orientation": "h", "type": "sankey"}, {"arrangement": "perpendicular", "domain": {"y": [0.2155, 0.2242]}, "link": {"arrowlen": 25, "color": [], "label": [], "source": [], "target": [], "value": []}, "node": {"color": ["rgba(0,0,0,0.0)", "rgba(0,0,0,0.0)", "rgba(0,0,0,0.0)", "rgba(0,0,0,0.0)", "rgba(0,0,0,0.0)", "rgba(0,0,0,0.0)", "rgba(0,0,0,0.0)", "rgba(0,0,0,0.0)", "rgba(0,0,0,0.0)", "rgba(0,0,0,0.0)", "rgba(0,0,0,0.0)", "rgba(0,0,0,0.0)", "rgba(0,0,0,0.0)", "rgba(0,0,0,0.0)", "rgba(0,0,0,0.0)", "rgba(0,0,0,0.0)", "rgba(0,0,0,0.0)", "rgba(0,0,0,0.0)", "rgba(0,0,0,0.0)", "rgba(0,0,0,0.0)", "rgba(0,0,0,0.0)", "rgba(0,0,0,0.0)", "rgba(0,0,0,0.0)", "rgba(0,0,0,0.0)", "rgba(0,0,0,0.0)", "rgba(0,0,0,0.0)", "rgba(0,0,0,0.0)", "rgba(0,0,0,0.0)", "rgba(0,0,0,0.0)", "rgba(0,0,0,0.0)", "rgba(0,0,0,0.0)", "rgba(0,0,0,0.0)", "rgba(0,0,0,0.0)", "rgba(0,0,0,0.0)"], "label": ["", "", "", "", "", "", "", "", "", "", "", "", "", "", "", "", "", "", "", "", "", "", "", "", "", "", "", "", "", "", "", "", "", ""], "line": {"width": 0}}, "orientation": "h", "type": "sankey"}, {"arrangement": "perpendicular", "domain": {"y": [0.198, 0.2068]}, "link": {"arrowlen": 25, "color": [], "label": [], "source": [], "target": [], "value": []}, "node": {"color": ["rgba(0,0,0,0.0)", "rgba(0,0,0,0.0)", "rgba(0,0,0,0.0)", "rgba(0,0,0,0.0)", "rgba(0,0,0,0.0)", "rgba(0,0,0,0.0)", "rgba(0,0,0,0.0)", "rgba(0,0,0,0.0)", "rgba(0,0,0,0.0)", "rgba(0,0,0,0.0)", "rgba(0,0,0,0.0)", "rgba(0,0,0,0.0)", "rgba(0,0,0,0.0)", "rgba(0,0,0,0.0)", "rgba(0,0,0,0.0)", "rgba(0,0,0,0.0)", "rgba(0,0,0,0.0)", "rgba(0,0,0,0.0)", "rgba(0,0,0,0.0)", "rgba(0,0,0,0.0)", "rgba(0,0,0,0.0)", "rgba(0,0,0,0.0)", "rgba(0,0,0,0.0)", "rgba(0,0,0,0.0)", "rgba(0,0,0,0.0)", "rgba(0,0,0,0.0)", "rgba(0,0,0,0.0)", "rgba(0,0,0,0.0)", "rgba(0,0,0,0.0)", "rgba(0,0,0,0.0)", "rgba(0,0,0,0.0)", "rgba(0,0,0,0.0)", "rgba(0,0,0,0.0)", "rgba(0,0,0,0.0)"], "label": ["", "", "", "", "", "", "", "", "", "", "", "", "", "", "", "", "", "", "", "", "", "", "", "", "", "", "", "", "", "", "", "", "", ""], "line": {"width": 0}}, "orientation": "h", "type": "sankey"}, {"arrangement": "perpendicular", "domain": {"y": [0.1805, 0.1893]}, "link": {"arrowlen": 25, "color": [], "label": [], "source": [], "target": [], "value": []}, "node": {"color": ["rgba(0,0,0,0.0)", "rgba(0,0,0,0.0)", "rgba(0,0,0,0.0)", "rgba(0,0,0,0.0)", "rgba(0,0,0,0.0)", "rgba(0,0,0,0.0)", "rgba(0,0,0,0.0)", "rgba(0,0,0,0.0)", "rgba(0,0,0,0.0)", "rgba(0,0,0,0.0)", "rgba(0,0,0,0.0)", "rgba(0,0,0,0.0)", "rgba(0,0,0,0.0)", "rgba(0,0,0,0.0)", "rgba(0,0,0,0.0)", "rgba(0,0,0,0.0)", "rgba(0,0,0,0.0)", "rgba(0,0,0,0.0)", "rgba(0,0,0,0.0)", "rgba(0,0,0,0.0)", "rgba(0,0,0,0.0)", "rgba(0,0,0,0.0)", "rgba(0,0,0,0.0)", "rgba(0,0,0,0.0)", "rgba(0,0,0,0.0)", "rgba(0,0,0,0.0)", "rgba(0,0,0,0.0)", "rgba(0,0,0,0.0)", "rgba(0,0,0,0.0)", "rgba(0,0,0,0.0)", "rgba(0,0,0,0.0)", "rgba(0,0,0,0.0)", "rgba(0,0,0,0.0)", "rgba(0,0,0,0.0)"], "label": ["", "", "", "", "", "", "", "", "", "", "", "", "", "", "", "", "", "", "", "", "", "", "", "", "", "", "", "", "", "", "", "", "", ""], "line": {"width": 0}}, "orientation": "h", "type": "sankey"}, {"arrangement": "perpendicular", "domain": {"y": [0.1631, 0.1718]}, "link": {"arrowlen": 25, "color": [], "label": [], "source": [], "target": [], "value": []}, "node": {"color": ["rgba(0,0,0,0.0)", "rgba(0,0,0,0.0)", "rgba(0,0,0,0.0)", "rgba(0,0,0,0.0)", "rgba(0,0,0,0.0)", "rgba(0,0,0,0.0)", "rgba(0,0,0,0.0)", "rgba(0,0,0,0.0)", "rgba(0,0,0,0.0)", "rgba(0,0,0,0.0)", "rgba(0,0,0,0.0)", "rgba(0,0,0,0.0)", "rgba(0,0,0,0.0)", "rgba(0,0,0,0.0)", "rgba(0,0,0,0.0)", "rgba(0,0,0,0.0)", "rgba(0,0,0,0.0)", "rgba(0,0,0,0.0)", "rgba(0,0,0,0.0)", "rgba(0,0,0,0.0)", "rgba(0,0,0,0.0)", "rgba(0,0,0,0.0)", "rgba(0,0,0,0.0)", "rgba(0,0,0,0.0)", "rgba(0,0,0,0.0)", "rgba(0,0,0,0.0)", "rgba(0,0,0,0.0)", "rgba(0,0,0,0.0)", "rgba(0,0,0,0.0)", "rgba(0,0,0,0.0)", "rgba(0,0,0,0.0)", "rgba(0,0,0,0.0)", "rgba(0,0,0,0.0)", "rgba(0,0,0,0.0)"], "label": ["", "", "", "", "", "", "", "", "", "", "", "", "", "", "", "", "", "", "", "", "", "", "", "", "", "", "", "", "", "", "", "", "", ""], "line": {"width": 0}}, "orientation": "h", "type": "sankey"}, {"arrangement": "perpendicular", "domain": {"y": [0.1456, 0.1543]}, "link": {"arrowlen": 25, "color": [], "label": [], "source": [], "target": [], "value": []}, "node": {"color": ["rgba(0,0,0,0.0)", "rgba(0,0,0,0.0)", "rgba(0,0,0,0.0)", "rgba(0,0,0,0.0)", "rgba(0,0,0,0.0)", "rgba(0,0,0,0.0)", "rgba(0,0,0,0.0)", "rgba(0,0,0,0.0)", "rgba(0,0,0,0.0)", "rgba(0,0,0,0.0)", "rgba(0,0,0,0.0)", "rgba(0,0,0,0.0)", "rgba(0,0,0,0.0)", "rgba(0,0,0,0.0)", "rgba(0,0,0,0.0)", "rgba(0,0,0,0.0)", "rgba(0,0,0,0.0)", "rgba(0,0,0,0.0)", "rgba(0,0,0,0.0)", "rgba(0,0,0,0.0)", "rgba(0,0,0,0.0)", "rgba(0,0,0,0.0)", "rgba(0,0,0,0.0)", "rgba(0,0,0,0.0)", "rgba(0,0,0,0.0)", "rgba(0,0,0,0.0)", "rgba(0,0,0,0.0)", "rgba(0,0,0,0.0)", "rgba(0,0,0,0.0)", "rgba(0,0,0,0.0)", "rgba(0,0,0,0.0)", "rgba(0,0,0,0.0)", "rgba(0,0,0,0.0)", "rgba(0,0,0,0.0)"], "label": ["", "", "", "", "", "", "", "", "", "", "", "", "", "", "", "", "", "", "", "", "", "", "", "", "", "", "", "", "", "", "", "", "", ""], "line": {"width": 0}}, "orientation": "h", "type": "sankey"}, {"arrangement": "perpendicular", "domain": {"y": [1e-06, 0.1369]}, "link": {"arrowlen": 25, "color": ["rgba(0,0,255,0.3)", "rgba(0,0,255,0.3)", "rgba(0,0,255,0.3)"], "label": ["A1.4->A3.0.Q<br>None<br>5.78", "A3.0->Resid End<br>None<br>14.20", "A3.6->Resid End<br>None<br>13.24"], "source": [20, 19, 9], "target": [19, 31, 31], "value": [5.777, 14.2, 13.24]}, "node": {"color": ["rgba(0,0,0,0.0)", "rgba(0,0,0,0.0)", "rgba(0,0,0,0.0)", "rgba(0,0,0,0.0)", "rgba(0,0,0,0.0)", "rgba(0,0,0,0.0)", "rgba(0,0,0,0.0)", "rgba(0,0,0,0.0)", "rgba(0,0,0,0.0)", "rgb(77, 175, 74)", "rgba(0,0,0,0.0)", "rgba(0,0,0,0.0)", "rgba(0,0,0,0.0)", "rgba(0,0,0,0.0)", "rgba(0,0,0,0.0)", "rgba(0,0,0,0.0)", "rgba(0,0,0,0.0)", "rgba(0,0,0,0.0)", "rgba(0,0,0,0.0)", "rgb(255, 127, 0)", "rgb(55, 126, 184)", "rgba(0,0,0,0.0)", "rgba(0,0,0,0.0)", "rgba(0,0,0,0.0)", "rgba(0,0,0,0.0)", "rgba(0,0,0,0.0)", "rgba(0,0,0,0.0)", "rgba(0,0,0,0.0)", "rgba(0,0,0,0.0)", "rgba(0,0,0,0.0)", "rgba(0,0,0,0.0)", "rgb(77, 175, 74)", "rgba(0,0,0,0.0)", "rgba(0,0,0,0.0)"], "label": ["", "", "", "", "", "", "", "", "", "A3.6", "", "", "", "", "", "", "", "", "", "A3.0", "A1.4", "", "", "", "", "", "", "", "", "", "", "", "", ""], "line": {"width": 0}}, "orientation": "h", "type": "sankey"}], "layout": {"annotations": [{"showarrow": false, "text": "<b>A_def</b>", "x": -0.17, "xref": "paper", "y": 0.9907, "yref": "paper"}, {"showarrow": false, "text": "<b>,_A</b>", "x": -0.17, "xref": "paper", "y": 0.9683, "yref": "paper"}, {"showarrow": false, "text": "<b>B_def</b>", "x": -0.17, "xref": "paper", "y": 0.9345, "yref": "paper"}, {"showarrow": false, "text": "<b>,_B</b>", "x": -0.17, "xref": "paper", "y": 0.9006, "yref": "paper"}, {"showarrow": false, "text": "<b>C_def</b>", "x": -0.17, "xref": "paper", "y": 0.7263, "yref": "paper"}, {"showarrow": false, "text": "<b>,_C</b>", "x": -0.17, "xref": "paper", "y": 0.5519, "yref": "paper"}, {"showarrow": false, "text": "<b> number</b>", "x": -0.17, "xref": "paper", "y": 0.5344, "yref": "paper"}, {"showarrow": false, "text": "<b>):</b>", "x": -0.17, "xref": "paper", "y": 0.517, "yref": "paper"}, {"showarrow": false, "text": "<b>\n   </b>", "x": -0.17, "xref": "paper", "y": 0.4995, "yref": "paper"}, {"showarrow": false, "text": "<b> \"\"\"</b>", "x": -0.17, "xref": "paper", "y": 0.482, "yref": "paper"}, {"showarrow": false, "text": "<b>unit</b>", "x": -0.17, "xref": "paper", "y": 0.4645, "yref": "paper"}, {"showarrow": false, "text": "<b> bone</b>", "x": -0.17, "xref": "paper", "y": 0.4471, "yref": "paper"}, {"showarrow": false, "text": "<b> paper</b>", "x": -0.17, "xref": "paper", "y": 0.4296, "yref": "paper"}, {"showarrow": false, "text": "<b>\n\n   </b>", "x": -0.17, "xref": "paper", "y": 0.4121, "yref": "paper"}, {"showarrow": false, "text": "<b> :</b>", "x": -0.17, "xref": "paper", "y": 0.3946, "yref": "paper"}, {"showarrow": false, "text": "<b>param_1</b>", "x": -0.17, "xref": "paper", "y": 0.3771, "yref": "paper"}, {"showarrow": false, "text": "<b>A_doc</b>", "x": -0.17, "xref": "paper", "y": 0.3597, "yref": "paper"}, {"showarrow": false, "text": "<b>:</b>", "x": -0.17, "xref": "paper", "y": 0.3422, "yref": "paper"}, {"showarrow": false, "text": "<b> selection</b>", "x": -0.17, "xref": "paper", "y": 0.3247, "yref": "paper"}, {"showarrow": false, "text": "<b> sky</b>", "x": -0.17, "xref": "paper", "y": 0.3072, "yref": "paper"}, {"showarrow": false, "text": "<b>\n   </b>", "x": -0.17, "xref": "paper", "y": 0.2898, "yref": "paper"}, {"showarrow": false, "text": "<b> :</b>", "x": -0.17, "xref": "paper", "y": 0.2723, "yref": "paper"}, {"showarrow": false, "text": "<b>param_2</b>", "x": -0.17, "xref": "paper", "y": 0.2548, "yref": "paper"}, {"showarrow": false, "text": "<b>B_doc</b>", "x": -0.17, "xref": "paper", "y": 0.2373, "yref": "paper"}, {"showarrow": false, "text": "<b>:</b>", "x": -0.17, "xref": "paper", "y": 0.2199, "yref": "paper"}, {"showarrow": false, "text": "<b> host</b>", "x": -0.17, "xref": "paper", "y": 0.2024, "yref": "paper"}, {"showarrow": false, "text": "<b> action</b>", "x": -0.17, "xref": "paper", "y": 0.1849, "yref": "paper"}, {"showarrow": false, "text": "<b>\n   </b>", "x": -0.17, "xref": "paper", "y": 0.1674, "yref": "paper"}, {"showarrow": false, "text": "<b> :</b>", "x": -0.17, "xref": "paper", "y": 0.15, "yref": "paper"}, {"showarrow": false, "text": "<b>param_3</b>", "x": -0.17, "xref": "paper", "y": 0.06843, "yref": "paper"}], "height": 7500, "plot_bgcolor": "blue", "width": 600}}
